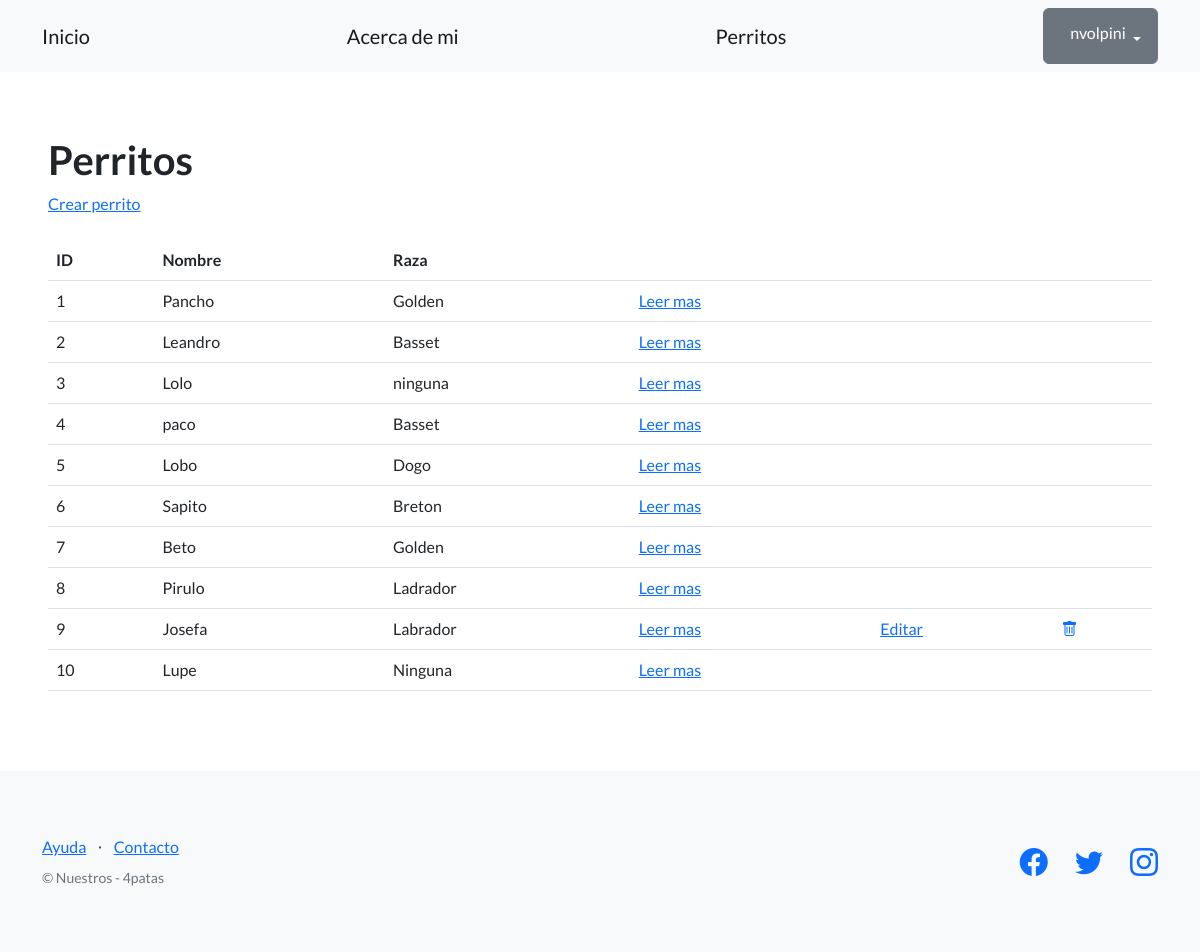
The app's page /pages/perritos/ (signed in) with its own data.
### app_blog/models.py (models this page shows, shortened)
class Perro(models.Model):
    nombre = models.CharField(max_length=64)
    raza =  models.CharField(max_length=64, blank=True)
    fecha_nacimiento = models.DateField(null=True)
    descripcion = models.CharField(max_length=256)
    creador = models.ForeignKey(User, on_delete=models.SET_NULL, null=True)#linea creador

### app_blog/views.py (the view)
# urls.py: path("perritos/", PerroListView.as_view(), name="mostrar_perritos"),
class PerroListView(ListView):
    model = Perro
    template_name = 'listar_perritos.html'

### app_blog/templates/listar_perritos.html (shortened to what this page needs)
{% extends "base.html" %}
{% block contenido %}
<h1>
    Perritos
</h1>
<a href="{% url 'crear_perritos' %}">Crear perrito</a>
<br><br>
<table class="table">
    <tbody>
        <tr>
            <th>ID</th>
            <th>Nombre</th>
            <th>Raza</th>
            <th></th>
            <th></th>
            <th></th>
        </tr>
        {% if  object_list  %}
            {% for perrito in object_list %}
            <tr>
                <td>{{ perrito.id }}</td>
                <td>{{ perrito.nombre }}</td>
                <td>{{ perrito.raza }}</td>
                <td>
                    <a href="{% url 'ver_perritos' perrito.id %}">Leer mas</a>
                </td>
                <td>
                    {% if user == perrito.creador %}
                    <a href="{% url 'editar_perritos' perrito.id %}">Editar</a>
                    {% endif %}
                </td>
                <td>
                    {% if user == perrito.creador %}
                    <a href="{% url 'eliminar_perritos' perrito.id %}">
                        <i class="bi bi-trash"></i>
                    </a>
                    {% endif %}
                {% endfor %}
                {% else %}
                <h1> No hay perritos en la lista</h1>
            {% endif %}
            </td>
        </tr>
    </tbody>
</table>
{% endblock contenido %}

### templates_base/base.html (shortened to what this page needs)
{% load static %}
<!DOCTYPE html>
<html lang="en">
    <head>
        <link href="https://cdn.jsdelivr.net/npm/bootstrap-icons@1.5.0/font/bootstrap-icons.css" rel="stylesheet" type="text/css" />
        <link href="{% static 'css/styles.css' %}" rel="stylesheet" />
    </head>
    <body>
        <nav class="navbar navbar-light bg-light static-top">
            <div class="container">
                <a class="navbar-brand" href="{% url 'inicio' %}">Inicio</a>
                <a class="navbar-brand" href="{% url 'acerca-de-mi' %}">Acerca de mi</a>
                <a class="navbar-brand" href="{% url 'mostrar_perritos' %}">Perritos</a>
                {% if user.is_authenticated %}
                <div class="dropdown">
                    <button class="btn btn-secondary dropdown-toggle" type="button" id="dropdownMenuButton1" data-bs-toggle="dropdown" aria-expanded="false">
                        <div style="display: inline-flex;">
                            <span>{{ user.username }}</span>
                        </div>
                    </button>
                </div>
                {% else %}
                <a class="btn btn-warning" href="{% url 'login' %}">Inicio sesión</a>
                <a class="btn btn-info" href="{% url 'registro' %}">Registro</a>
                {% endif %}
            </div>
        </nav>
        <section style="padding:4rem 3rem;">
            {% block contenido %}
            {% endblock contenido %}
        </section>
        <footer class="footer bg-light">
            <div class="container">
                <div class="row">
                    <div class="col-lg-6 h-100 text-center text-lg-start my-auto">
                        <ul class="list-inline mb-2">
                            <li class="list-inline-item"><a href="#!">Ayuda</a></li>
                            <li class="list-inline-item">⋅</li>
                            <li class="list-inline-item"><a href="#!">Contacto</a></li>
                        </ul>
                        <p class="text-muted small mb-4 mb-lg-0">&copy; Nuestros - 4patas </p>
                    </div>
                    <div class="col-lg-6 h-100 text-center text-lg-end my-auto">
                        <ul class="list-inline mb-0">
                            <li class="list-inline-item me-4">
                                <a href="https://www.facebook.com"><i class="bi-facebook fs-3"></i></a>
                            </li>
                            <li class="list-inline-item me-4">
                                <a href="https://twitter.com"><i class="bi-twitter fs-3"></i></a>
                            </li>
                            <li class="list-inline-item">
                                <a href="https://www.instagram.com"><i class="bi-instagram fs-3"></i></a>
                            </li>
                        </ul>
                    </div>
                </div>
            </div>
        </footer>
    </body>
</html>

### records on screen
Perro: id "1", nombre "Pancho", raza "Golden"
Perro: id "2", nombre "Leandro", raza "Basset"
Perro: id "3", nombre "Lolo", raza "ninguna"
Perro: id "4", nombre "paco", raza "Basset"
Perro: id "5", nombre "Lobo", raza "Dogo"
Perro: id "6", nombre "Sapito", raza "Breton"
Perro: id "7", nombre "Beto", raza "Golden"
Perro: id "8", nombre "Pirulo", raza "Ladrador"
Perro: id "9", nombre "Josefa", raza "Labrador", shows "Editar"
Perro: id "10", nombre "Lupe", raza "Ninguna"

### other values on screen
{{ user.username }} "nvolpini"
